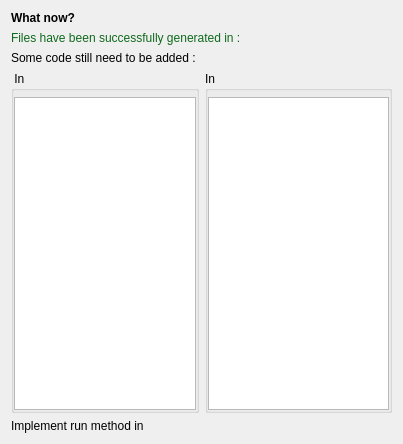
<?xml version="1.0" encoding="UTF-8"?>
<ui version="4.0">
 <class>AbstractionEndPage</class>
 <widget class="QWizardPage" name="AbstractionEndPage">
  <property name="geometry">
   <rect>
    <x>0</x>
    <y>0</y>
    <width>403</width>
    <height>444</height>
   </rect>
  </property>
  <property name="windowTitle">
   <string>WizardPage</string>
  </property>
  <layout class="QGridLayout" name="gridLayout">
   <item row="5" column="0" colspan="2">
    <widget class="QLabel" name="label_3">
     <property name="text">
      <string>Implement run method in </string>
     </property>
    </widget>
   </item>
   <item row="2" column="0" colspan="2">
    <widget class="QLabel" name="label_2">
     <property name="text">
      <string>&lt;html&gt;&lt;head/&gt;&lt;body&gt;&lt;p&gt;&lt;span style=&quot; color:#0f691c;&quot;&gt;Files have been successfully generated in :&lt;/span&gt;&lt;/p&gt;&lt;/body&gt;&lt;/html&gt;</string>
     </property>
    </widget>
   </item>
   <item row="0" column="0">
    <widget class="QLabel" name="label">
     <property name="text">
      <string>&lt;html&gt;&lt;head/&gt;&lt;body&gt;&lt;p&gt;&lt;span style=&quot; font-weight:600;&quot;&gt;What now?&lt;/span&gt;&lt;/p&gt;&lt;/body&gt;&lt;/html&gt;</string>
     </property>
     <property name="wordWrap">
      <bool>true</bool>
     </property>
    </widget>
   </item>
   <item row="4" column="0">
    <widget class="QGroupBox" name="groupBox">
     <property name="sizePolicy">
      <sizepolicy hsizetype="Preferred" vsizetype="Preferred">
       <horstretch>1</horstretch>
       <verstretch>0</verstretch>
      </sizepolicy>
     </property>
     <property name="title">
      <string> In </string>
     </property>
     <layout class="QHBoxLayout" name="horizontalLayout">
      <property name="spacing">
       <number>0</number>
      </property>
      <property name="leftMargin">
       <number>0</number>
      </property>
      <property name="topMargin">
       <number>6</number>
      </property>
      <property name="rightMargin">
       <number>0</number>
      </property>
      <property name="bottomMargin">
       <number>0</number>
      </property>
      <item>
       <widget class="QTextEdit" name="textEdit"/>
      </item>
     </layout>
    </widget>
   </item>
   <item row="4" column="1">
    <widget class="QGroupBox" name="groupBox_2">
     <property name="sizePolicy">
      <sizepolicy hsizetype="Preferred" vsizetype="Preferred">
       <horstretch>1</horstretch>
       <verstretch>0</verstretch>
      </sizepolicy>
     </property>
     <property name="title">
      <string>In </string>
     </property>
     <layout class="QHBoxLayout" name="horizontalLayout_2">
      <property name="spacing">
       <number>0</number>
      </property>
      <property name="leftMargin">
       <number>0</number>
      </property>
      <property name="topMargin">
       <number>6</number>
      </property>
      <property name="rightMargin">
       <number>0</number>
      </property>
      <property name="bottomMargin">
       <number>0</number>
      </property>
      <item>
       <widget class="QTextEdit" name="textEdit_2"/>
      </item>
     </layout>
    </widget>
   </item>
   <item row="3" column="0" colspan="2">
    <widget class="QLabel" name="label_4">
     <property name="text">
      <string>Some code still need to be added : </string>
     </property>
    </widget>
   </item>
  </layout>
 </widget>
 <resources/>
 <connections/>
</ui>
